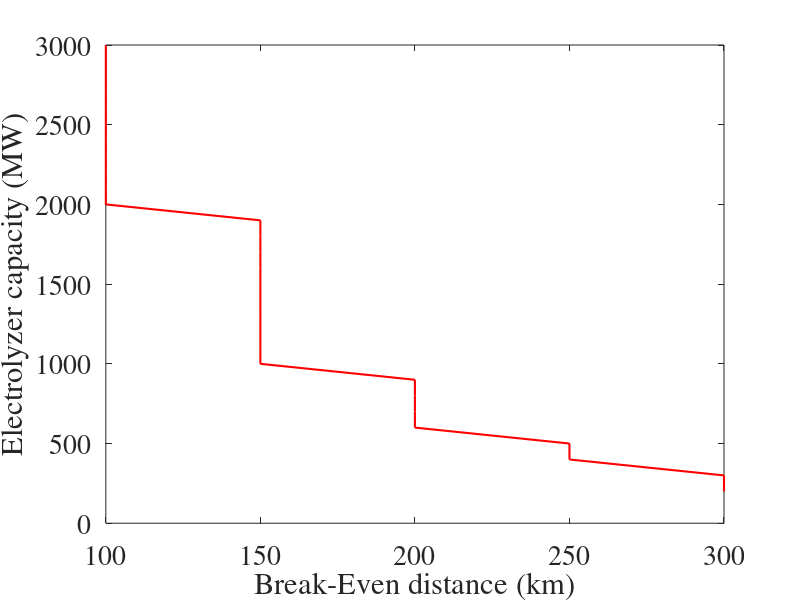

This chart was generated by the following MATLAB code:
clear all
close all
clc
clf

fig1 = figure('numbertitle','off',...
    'units','normalized',...
    'menubar','none',...
    'position',[0.2 0.1 0.6 0.85],...
    'color',[1 1 1],...
    'visible','off');

%Inputs
Power = [200:100:3000];                      %Electrolyzer plant size [MW] 1443
Dist = 100:50:500;                      %Distance [km]
L = 0:1:30;                               %Overall plant lifetime [years]
dr = 0.08;                                %Discount rate = 8%
Elec_prod = 0.0055;                       %Electrolyzer production rate [kg/s/MW] Siemens(Silyzer300)
CF = 1;                                   %Electrolyzer capacity factor = 100%
Urate_p = 0.75;                           %Utilization rate of the pipeline = 75% (IEA report)
OPEX_rate_p = 0.02;                       %OPEX = 2% of CAPEX
OPEX_rate_liq = 0.04;                     %OPEX = 4% of CAPEX
OPEX_rate_stor = 0.04;                    %OPEX = 4% of CAPEX
OPEX_rate_ship = 0.04;                    %OPEX = 4% of CAPEX
OPEX_rate_HVDC = 0.04;                    %OPEX = 4% of CAPEX
V_ship = 30;                              %Velocity of ship (km/h)
Storage_cost = 85;                        %Storage cost (EUR/kgH2)

%---------------------------------------------------------------------------------------------------------------------
figure(1)
break_dist = [];
for k = Power
    LCOH2_p_m = [];                       %Creating matrix

    LCOH2_sto_m = [];                     %Creating matrix
    LCOH2_ship_m = [];                    %Creating matrix

    for i = Dist
        ratio_Ammonia = 17/3;
        %Control variables
        Prod_h = k*Elec_prod*CF*3600;      %Amount of hydrogen produced per hour [kg/h]
        Prod_d = Prod_h*24;                %Amount of hydrogen produced per day [kg/d]
        Prod_y = Prod_d*350;               %Amount of hydrogen produced per year [kg/y]
        Prod_l = Prod_y*max(L);            %Amount of hydrogen produced over the plant lifetime [kg]

        Prod_A_h = Prod_h*ratio_Ammonia;
        Prod_A_d = Prod_d*ratio_Ammonia;
        Prod_A_y = Prod_y*ratio_Ammonia;
        Levelized_prod = 0;                %Initiating variable
        Levelized_prod_pipe = 0;

        for j = L
            Levelized_prod = Levelized_prod + (Prod_A_y/((1+dr)^j));  %NPV of production
        end
        for j = 1:1:40
            Levelized_prod_pipe = Levelized_prod_pipe + (Prod_A_y/((1+dr)^j));  %NPV of production
        end
%======================================= PIPELINES =======================================%
        D = power(Prod_A_h/1000/15.245,1/1.6468)*5 + 5;
        n_pump = floor(i/128);
        CAPEX_p_km = D*857000*0.9/25; %Capital cost per km (EUR/km]
        CAPEX_com = (n_pump*2000000)*0.9;
        CAPEX_p = 2*((i*CAPEX_p_km) + CAPEX_com); % %CAPEX multiplied by distance brought to present value 2019 (source 2010)

%======================================== SHIP ========================================%

        %-------------------- CAPEX Storage  --------------------%
        num_ship = 1;
        Cap_ship = 53000000;
        Capex_tank = 68*10^6*0.9;
        Cap_tank = 34100000; % kg NH3
        timetravel_pership = 2*i/V_ship;
        check = timetravel_pership*Prod_A_h;
        if check > Cap_ship
          num_ship = ceil(check/Cap_ship)
        endif

        Num_tank = ceil(Cap_ship*num_ship/Cap_tank);
        CAPEX_stor = Num_tank*Capex_tank;

        %--------------------  Charter rates  --------------------%

        CAPEX_ship = 85*10^6*num_ship*0.9;

        Price_HFO = 571.39*0.9;  % Heavy fuel oil 571.39 usd/ton  https://www.iea.org/reports/key-world-energy-statistics-2020/prices
        E_density_HFO = 39;      % MJ/kg https://www.engineeringtoolbox.com/fuels-higher-calorific-values-d_169.html
        E_cost_unit = Price_HFO/1000/39; % Euro/MJ
        Fuel_ship_km = E_cost_unit*2500; % Fuel use 2500 MJ/km
        Fuel_cost = 2*i*Fuel_ship_km*ceil(Prod_A_y/Cap_ship); % 30euro/km
        %CAPEX_ship = (Price_Bench*(Ship_cap/(Cap_Bench*1000))^0.623)*1000000;
        %Charter_price_LH2 = CAPEX_ship*Ship_cap_freight_ratio;


        %---Calculating the NPV of OPEX for pipeline and ship costs -------------------------------------%

        OPEX_p = 0;            %Initiating and restarting value for calculating NPV for next distance
        OPEX_ship = 0;         %Initiating and restarting value for calculating NPV for next distance


        for j = 1:1:40
          OPEX_p = OPEX_p + (CAPEX_p*OPEX_rate_p + (n_pump*408000*0.9))/((1+dr)^j);               %NPV of OPEX for pipeline
        endfor

        for j = L

            OPEX_ship = OPEX_ship + (CAPEX_stor*OPEX_rate_stor+...            %OPEX storage
                                     CAPEX_ship*OPEX_rate_ship+...            %OPEX tanker
                                     Fuel_cost)/((1+dr)^j);           %Charter rates

        end

        LCOH2_p = (CAPEX_p+OPEX_p)/Levelized_prod_pipe;           %Levelized cost of hydrogen for pipeline transport[EUR/kgH2]
        LCOH2_p_m = [LCOH2_p_m,LCOH2_p];

        LCOH2_ship = (CAPEX_stor+OPEX_ship+CAPEX_ship)/Levelized_prod;  %Levelized cost of hydrogen for ship transport (storage + ship + freight) [EUR/kgH2]
        LCOH2_ship_m = [LCOH2_ship_m,LCOH2_ship];  %Levelized cost of hydrogen for ship transport (Liquefaction + storage + ship + freight) [EUR/kgH2]

    end
    tmp = abs(LCOH2_p_m-LCOH2_ship_m);
    idx = find(tmp==min(tmp));
    break_dist = [break_dist, Dist(idx)];

    hold on
##    plot (Dist,LCOH2_p_m,'Color','k','linewidth',1.5)
##    plot (Dist,LCOH2_ship_m,'--','Color','b','linewidth',1.5)
##    %plot (Dist_HVDC,LCOH2_HVDC_m,'Color','r')
##    %plot (Dist,LCOH2_liq_m,'Color',[0, 0.5, 0],'linewidth',1.5)
##    text(max(Dist)-25,max(LCOH2_p_m)+0.001,[num2str(k),' MW'],'fontsize',[18],...
##    'fontname','times','color',[0 0 0],'HorizontalAlignment','right')
##    text(max(Dist)-25,max(LCOH2_ship_m)+0.005,[num2str(k),' MW'],'fontsize',[18],...
##    'fontname','times','color','b','HorizontalAlignment','right')
end
##LCOT_p = LCOH2_p_m(41)
##LCOT_ship = LCOH2_ship_m(41)
##set (gca,'fontsize',20,'fontname','times','box','on','xlim',[100 max(Dist)])
##xlabel('Transmission distance (km)','fontname','times')
##ylabel('LCOT (EUR/kgNH_{3})','fontname','times')
##legend ('Pipeline','Ammonia tankers'...
##        ,'fontsize',[20],'Location','Northwest')

##figure(2)
plot (break_dist,Power,'r','linewidth',1.5)
##
xlabel('Break-Even distance (km)','fontname','times','fontsize',20)
ylabel('Electrolyzer capacity (MW)','fontname','times','fontsize',20)
set (gca,'fontsize',20,'fontname','times','box','on','xlim',[100 max(break_dist)])
%set (gca,'fontsize',20,'fontname','times','box','on','xlim',[200 max(Power)])
t = cputime

